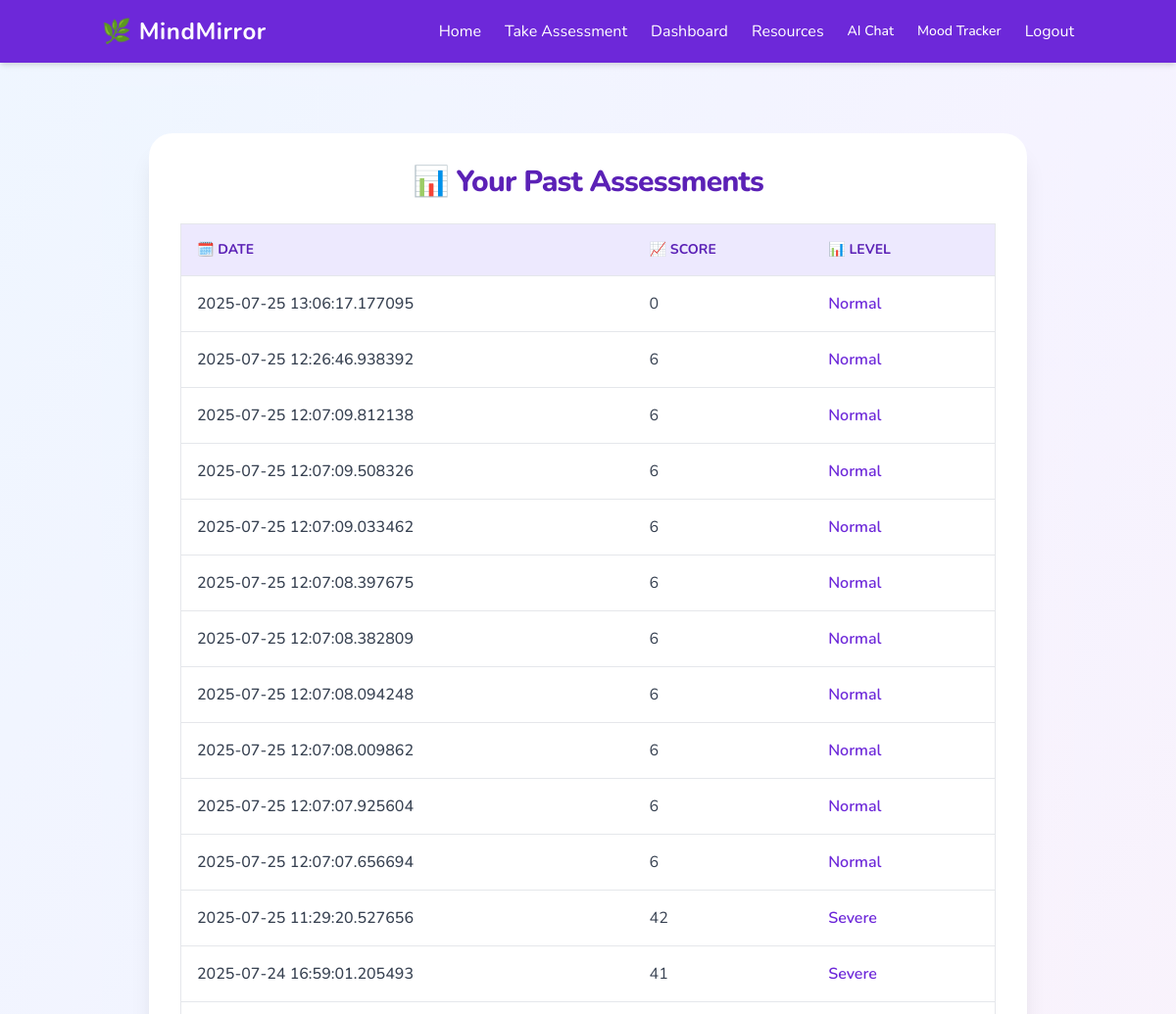
/dashboard (signed in, upper part), run on an earlier commit of the app's database.
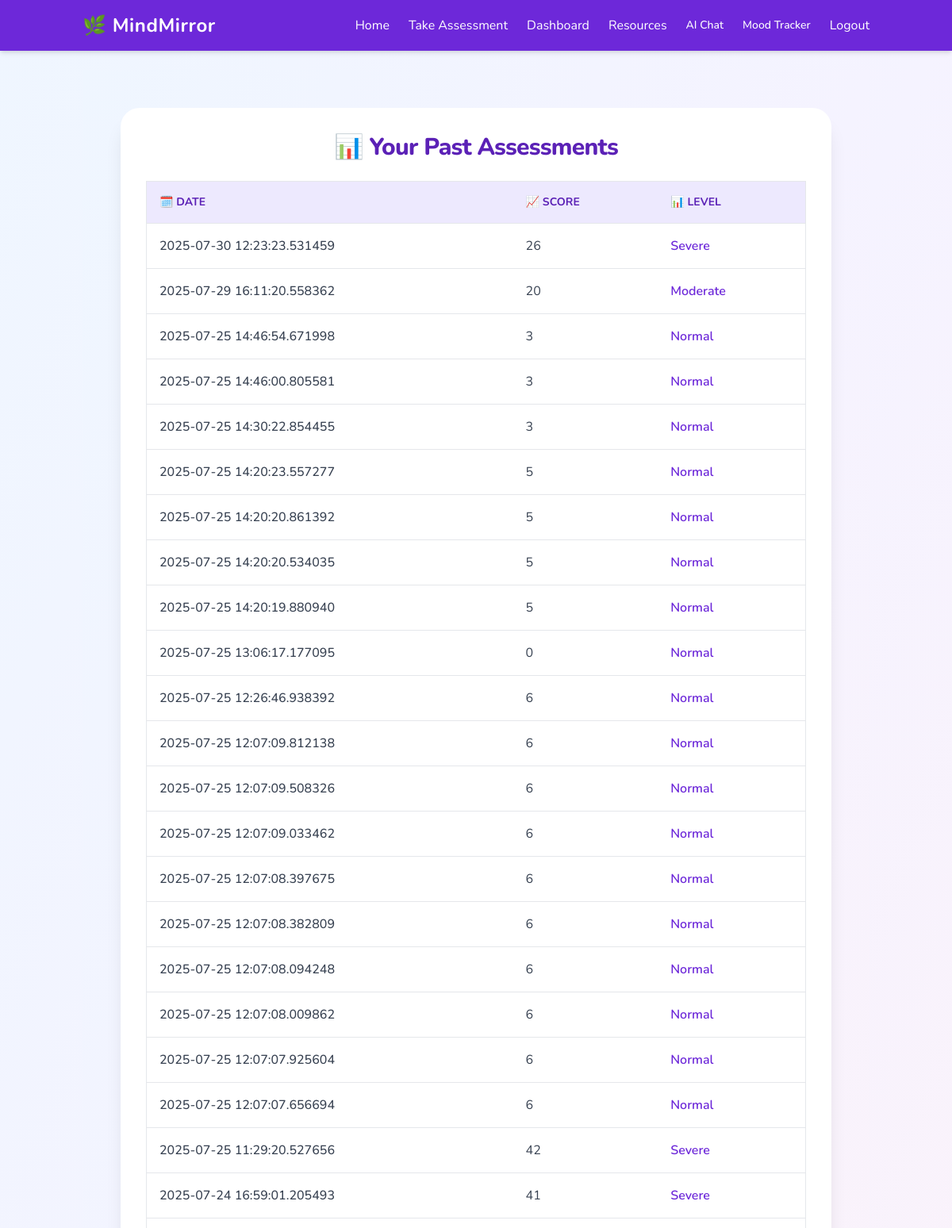
And on a later commit of the database.
### tables this page shows
CREATE TABLE assessments (
                id INTEGER PRIMARY KEY AUTOINCREMENT,
                user_id INTEGER,
                answers TEXT,
                score INTEGER,
                level TEXT,
                created_at TIMESTAMP
            );

### app.py (the view)
@app.route('/dashboard')
def dashboard():
    if 'user_id' not in session:
        return redirect(url_for('login'))
    with sqlite3.connect('mindmirror.db') as conn:
        c = conn.cursor()
        c.execute("SELECT id, score, level, created_at FROM assessments WHERE user_id = ? ORDER BY created_at DESC", (session['user_id'],))
        assessments = c.fetchall()
    return render_template('dashboard.html', assessments=assessments)

### templates/dashboard.html (shortened to what this page needs)
{% extends "base.html" %}
{% block content %}
<div class="min-h-screen bg-gradient-to-br from-blue-50 via-purple-50 to-pink-50 py-12 px-4">
  <div class="max-w-4xl mx-auto bg-white rounded-3xl shadow-xl p-8">
    <h1 class="text-3xl font-extrabold text-center text-purple-800 mb-6 tracking-tight">
      📊 Your Past Assessments
    </h1>
    {% if assessments %}
    <div class="overflow-x-auto">
      <table class="w-full text-left border border-gray-200 rounded-xl shadow-sm">
        <thead class="bg-purple-100 text-purple-800 text-sm uppercase">
          <tr>
            <th class="p-4">🗓️ Date</th>
            <th class="p-4">📈 Score</th>
            <th class="p-4">📊 Level</th>
          </tr>
        </thead>
        <tbody class="bg-white text-gray-700">
          {% for assess in assessments %}
          <tr class="border-t border-gray-200 hover:bg-purple-50 transition">
            <td class="p-4 font-medium">{{ assess[3] }}</td>
            <td class="p-4">{{ assess[1] }}</td>
            <td class="p-4 font-semibold text-purple-700">{{ assess[2] }}</td>
          </tr>
          {% endfor %}
        </tbody>
      </table>
    </div>
    {% endif %}
  </div>
</div>
{% endblock %}

### templates/base.html (shortened to what this page needs)
<!DOCTYPE html>
<html lang="en">
<head>
    <link href="https://unpkg.com/tailwindcss@2.2.19/dist/tailwind.min.css" rel="stylesheet">
    <link rel="stylesheet" href="{{ url_for('static', filename='style.css') }}">
</head>
<body class="bg-gradient-to-br from-blue-50 via-purple-50 to-pink-50 text-gray-800 min-h-screen">
    <nav class="bg-purple-700 text-white shadow-md sticky top-0 z-50">
        <div class="container mx-auto flex justify-between items-center p-4">
            <a href="{{ url_for('home') }}" class="text-2xl font-bold tracking-wide">🌿 MindMirror</a>
            <div id="menu" class="hidden md:flex flex-col md:flex-row md:items-center space-y-2 md:space-y-0 md:space-x-6 absolute md:static top-16 left-0 w-full md:w-auto bg-purple-700 md:bg-transparent px-6 py-4 md:p-0 shadow-md md:shadow-none z-40 rounded-b-lg">
                <a href="{{ url_for('home') }}" class="hover:underline transition">Home</a>
                <a href="{{ url_for('assessment') }}" class="hover:underline transition">Take Assessment</a>
                <a href="{{ url_for('dashboard') }}" class="hover:underline transition">Dashboard</a>
                <a href="{{ url_for('resources') }}" class="hover:underline transition">Resources</a>
                <a href="{{ url_for('chat') }}" class="text-sm font-medium">AI Chat</a>
                <a href="{{ url_for('mood') }}" class="text-sm font-medium">Mood Tracker</a>
                <a href="{{ url_for('logout') }}" class="hover:underline transition">Logout</a>
            </div>
        </div>
    </nav>
    <main class="container mx-auto px-4 py-6">
        {% block content %}{% endblock %}
    </main>
</body>
</html>

### templates/base.html (style rules this page uses)
body { font-family: 'Nunito', sans-serif; }

What changed in the data, as far as the page shows it:
added assessments: created_at "2025-07-30 12:23:23.531459", score "26", level "Severe"
added assessments: created_at "2025-07-29 16:11:20.558362", score "20", level "Moderate"
added assessments: created_at "2025-07-25 14:46:54.671998", score "3", level "Normal"
added assessments: created_at "2025-07-25 14:46:00.805581", score "3", level "Normal"
added assessments: created_at "2025-07-25 14:30:22.854455", score "3", level "Normal"
added assessments: created_at "2025-07-25 14:20:23.557277", score "5", level "Normal"
added assessments: created_at "2025-07-25 14:20:20.861392", score "5", level "Normal"
added assessments: created_at "2025-07-25 14:20:20.534035", score "5", level "Normal"
added assessments: created_at "2025-07-25 14:20:19.880940", score "5", level "Normal"
